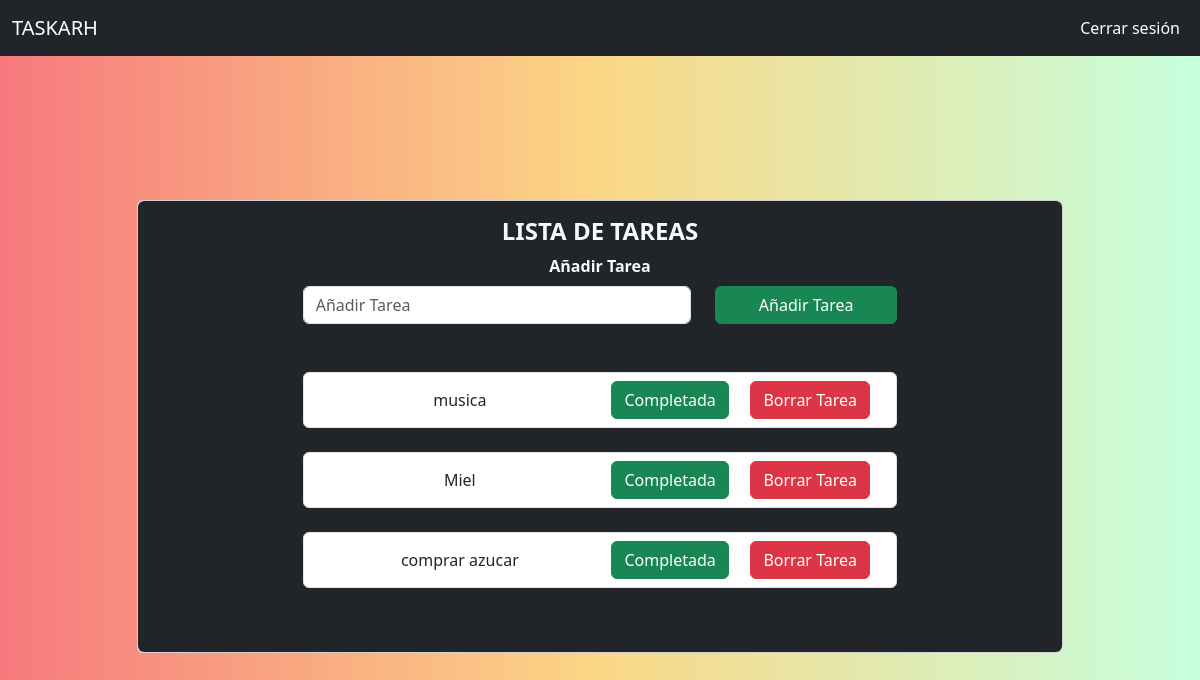
The app's page /listas/1 (signed in) with its own data.
### app.py (models this page shows)
class list_task(db.Model):
    id = db.Column(db.Integer, primary_key=True)
    content = db.Column(db.String(200), nullable=False)
    done = db.Column(db.Boolean)
    usuario_id = db.Column(db.Integer, db.ForeignKey('usuarios.id'), nullable=False)

### app.py (the view)
@app.route('/listas/<int:id>')
@login_required
def listas(id):
    user_id = current_user.id
    tasks = list_task.query.filter_by(usuario_id=user_id)
    return render_template('listas.html', lista = tasks)

### app.py (called while the page is built)
@login_manager.user_loader
def load_user(user_id):
    return usuarios.query.get(user_id)

### templates/listas.html (shortened to what this page needs)
{% extends "layout.html" %}
{% block content %}
<nav class="navbar navbar-expand-lg navbar-dark bg-dark">
    <div class="container-fluid">
      <a class="navbar-brand" href="/">TASKARH</a>
      <div class="collapse navbar-collapse" id="navbarNavAltMarkup">
        <div class="navbar-nav ms-auto">
          <a class="nav-link active" aria-current="page" href="/logout">Cerrar sesión</a>
        </div>
      </div>
    </div>
  </nav>
<div class="container mx-auto my-5 py-5 text-center">
    <div class="row py-5">
        <div class="col-sm-10 col-md-10 col-lg-10 col-xl-10 mx-auto my-auto">
            <div class="card">
                <div class="card-body bg-dark text-light rounded">
                    <form action="/addtask" method="POST">
                        <h4 class="card-title fw-bold">LISTA DE TAREAS</h4>
                            <div class="col-sm-8 col-md-8 col-lg-8 col-xl-8 mx-auto mb-4">
                                <label for="addtask" class="form-label fw-semibold">Añadir Tarea</label>
                                <div class="row">
                                    <div class="col-sm-8 col-md-8 col-lg-8 col-xl-8 mx-auto mb-4">
                                        <input type="text" name="envio" class="form-control" id="addtask" placeholder="Añadir Tarea" autofocus>
                                    </div>
                                    <div class="d-grid gap-2 col-sm-4 col-md-4 col-lg-4 col-xl-4 mx-auto mb-4">
                                        <button type="submit" class="btn btn-success">Añadir Tarea</button>
                                    </div>
                                </div>
                            </div>
                    </form>
                    <div class="col-sm-8 col-md-8 col-lg-8 col-xl-8 mx-auto mb-4">
                        <div class="row">
                        {% for i in lista %}
                        <div class="col-sm-12 col-md-12 col-lg-12 col-xl-12 mb-4">
                            <ul class="list-group">
                                <li class="list-group-item d-flex justify-content-between align-items-center ">
                                    <div class="col-sm-6 col-md-6 col-lg-6 col-xl-6">
                                        <span class="{% if i.done %}done{% endif %}">{{ i.content }}</span>
                                    </div>
                                    <div class="col-sm-3 col-md-3 col-lg-3 col-xl-3">
                                        <a class="btn btn-success" href="/donetask/{{i.id}}">Completada</a>
                                    </div>
                                    <div class="col-sm-3 col-md-3 col-lg-3 col-xl-3">
                                        <a class="btn btn-danger" href="/deltask/{{i.id}}">Borrar Tarea</a>
                                    </div>
                                </li>
                            </ul>
                        </div>
                        {% endfor %}
                        </div>
                    </div>
                </div>
            </div>
        </div>
    </div>
</div>
{% endblock %}

### static/style.css (style rules this page uses)
* { margin: 0; padding: 0; box-sizing: border-box; }
body { background: #C6FFDD; background: -webkit-linear-gradient(to right, #f7797d, #FBD786, #C6FFDD); background: linear-gradient(to right, #f7797d, #FBD786, #C6FFDD); }

### records on screen
list_task: content "musica"
list_task: content "Miel"
list_task: content "comprar azucar"
